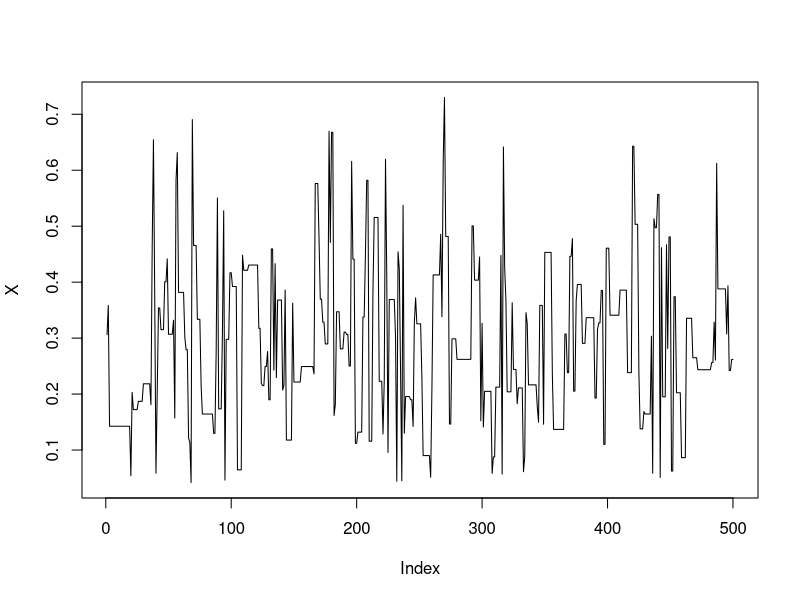
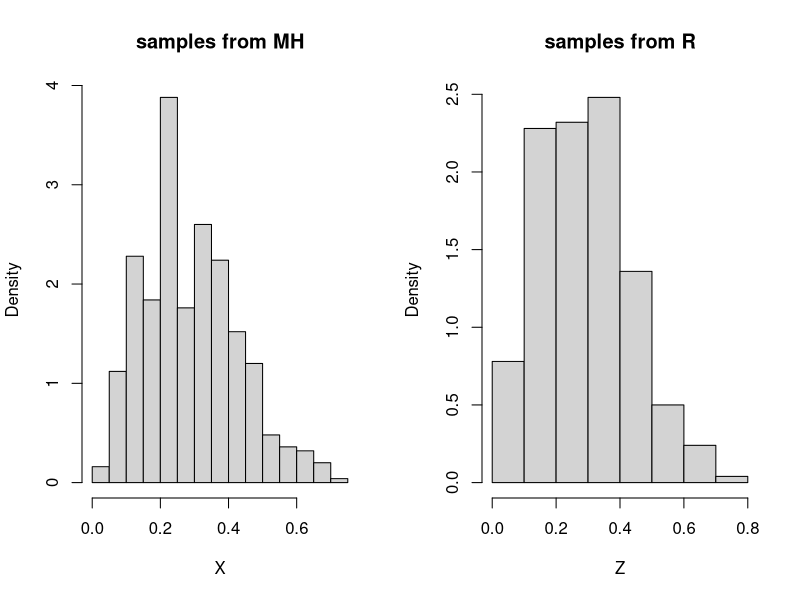
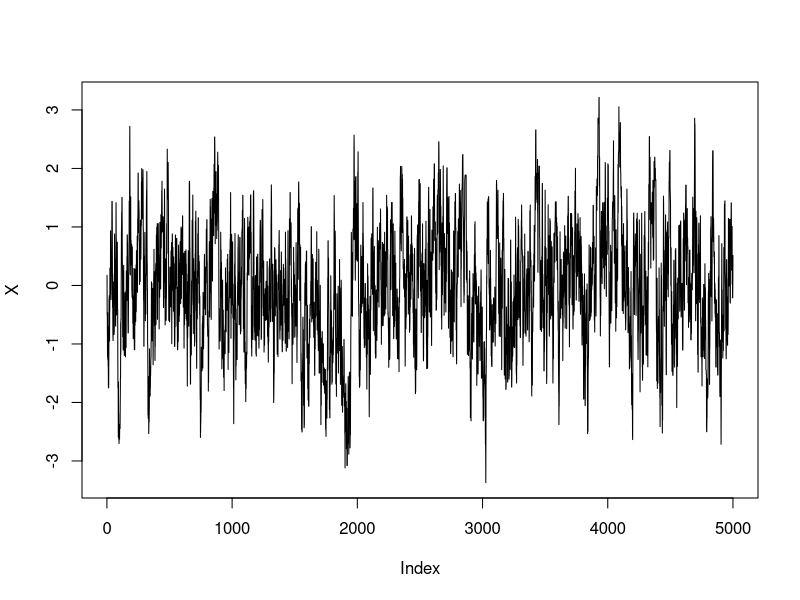
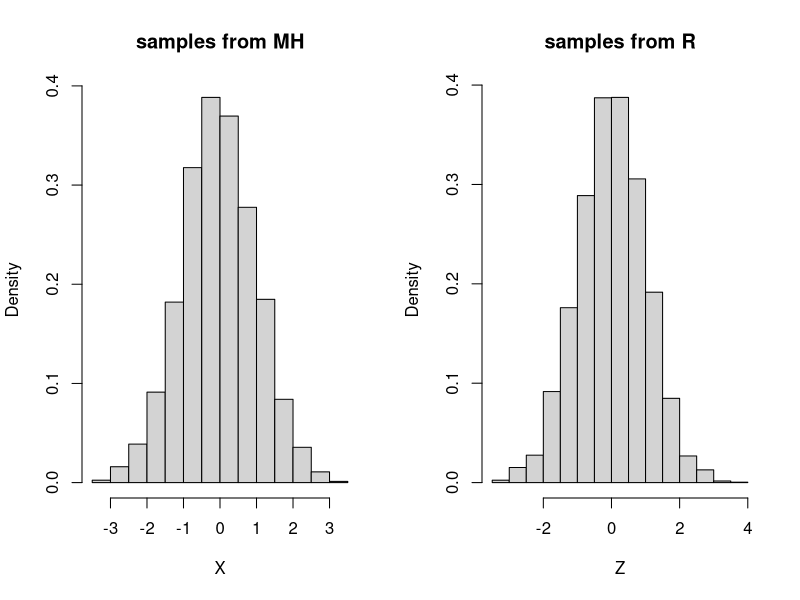
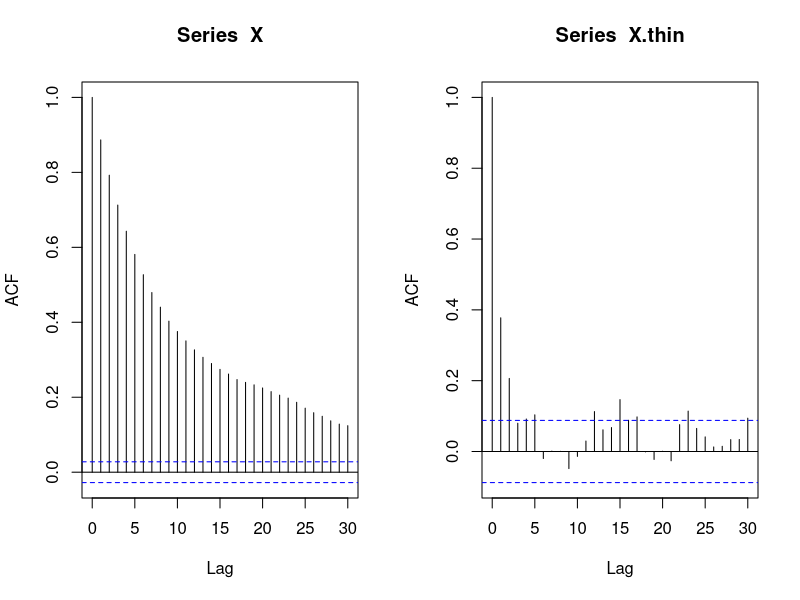
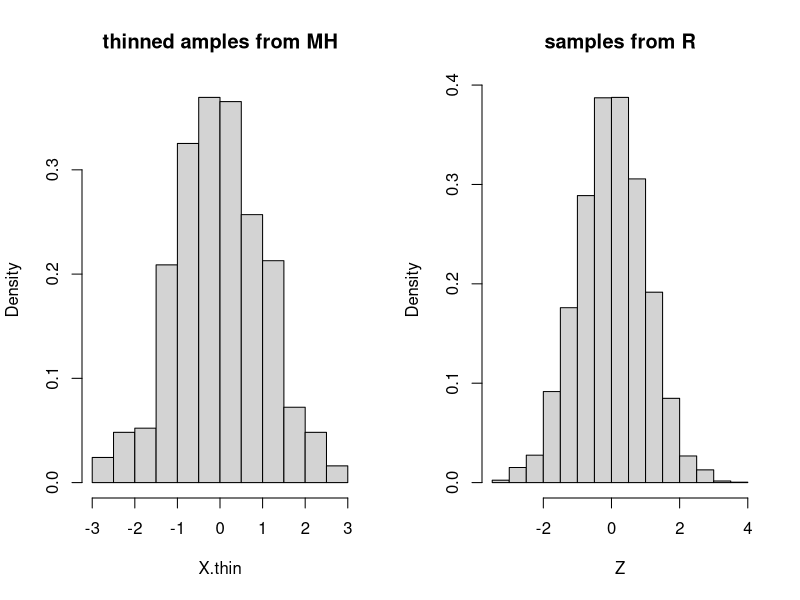
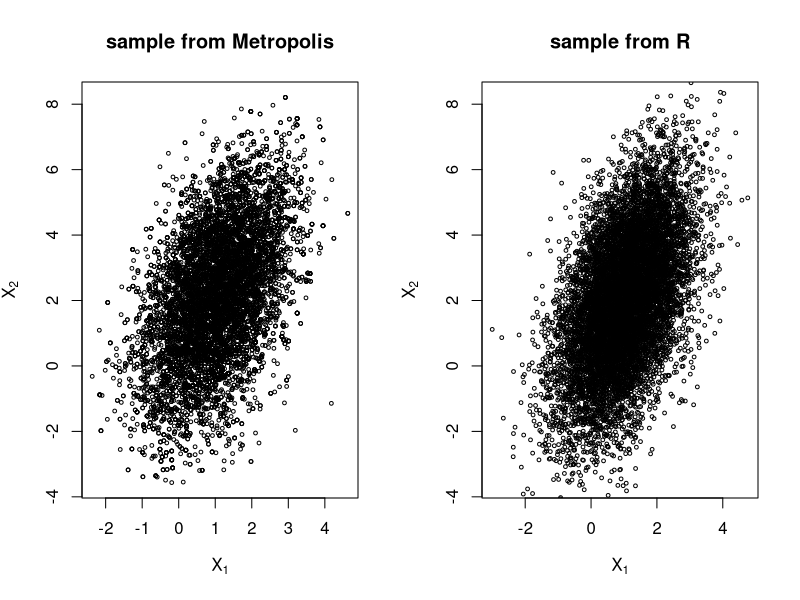
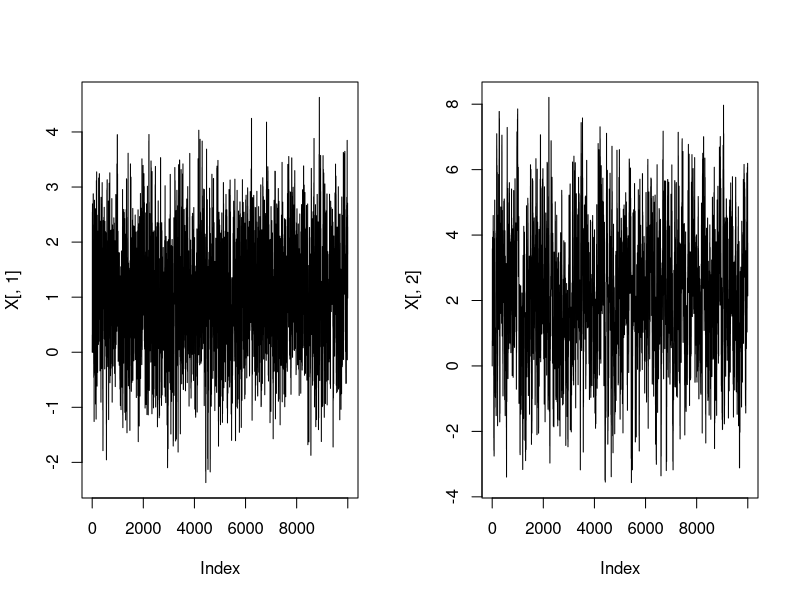

R code for these plots, in order:

#############
# Example: simulate a beta distribution (R.C. example 6.1)
#############
a=2.7; b=6.3
Nsim=500
X=rep(runif(1),Nsim) # initialize the chain
for (i in 2:Nsim){
  Y=runif(1)
  r=dbeta(Y,a,b)/dbeta(X[i-1],a,b)
  X[i]=X[i-1] + (Y-X[i-1])*(runif(1)<r)
}

par(mfrow=c(1,1)) 
plot(X,type="l") #trace plot

Z<-rbeta(Nsim,2.6,6.3)
par(mfrow=c(1,2)) #plots
hist(X,freq=F,main="samples from MH")
hist(Z,freq=F,main="samples from R")

#############
# Example: simulate a N(0,1) distribution using Metropolis (R.C. example 6.4)
############
Nsim=5000
X=rep(runif(1),Nsim) # initialize the chain
delta=1 #try 1, 10
for (i in 2:Nsim){
  e=runif(1,min=-delta,max=delta)
  Y=X[i-1]+e
  r=exp((1/2)*(X[i-1]^2-Y^2))
  X[i]=X[i-1] + (Y-X[i-1])*(runif(1)<r)
}

par(mfrow=c(1,1)) 
plot(X,type="l") #trace plot

Z<-rnorm(Nsim)
par(mfrow=c(1,2)) #plots
hist(X,freq=F,main="samples from MH")
hist(Z,freq=F,main="samples from R")

# plot auto-correlation function 
acf(X,lag.max=30)

# thinning
X.thin<-X[seq(25,Nsim,by=10)]
acf(X.thin,lag.max=30)

par(mfrow=c(1,2)) #plots
hist(X.thin,freq=F,main="thinned amples from MH")
hist(Z,freq=F,main="samples from R")

#################
# Example: simulate a bivariate normal using Metropolis (joint update)
#################
# object bivariate density function up to a multiplicative constant
p.star <- function(x, mu, Sigma){
  exp(- 0.5 * (x - mu) %*% solve(Sigma) %*% (x - mu))
}
mu <- c(1, 2)
Sigma <- c(1, 1, 1, 4)
Sigma <- matrix(Sigma, 2, 2)
Sigma
#use a bivariate-rectangular proposal distribution centered at the preceding value xi−1
#with half-extent d = 2 in the direction of the coordinate x1 and d = 2 in the direction of x2.

N <- 10000 # draws
x.current <- c(0, 0) # x_0
X<- matrix(0, N, 2) # to hold sampled values
d<-2

rbvunif <- function(mu, delta){
  u1 <- runif(1, mu[1] - d, mu[1] + d)
  u2 <- runif(1, mu[2] - d, mu[2] + d)
  c(u1, u2)
}

for (i in 1:N){
  x.proposed <- rbvunif(mu=x.current, delta=delta) # proposal
  r <- p.star(x.proposed, mu, Sigma) / p.star(x.current, mu, Sigma) 
  if (r >= 1 || runif(1) <= r) {
    X[i, ] <- x.proposed
    x.current <- x.proposed
  }
  else {
    X[i, ] <- x.current
  }
}

# compare sample statistics to parameters
colMeans(X)
cov(X)

library(MASS)
Z<-mvrnorm(n = N, mu, Sigma, tol = 1e-6, empirical = FALSE)

par(mfrow=c(1,2)) 
plot(X, main="sample from Metropolis", cex=.5, xlab=bquote(X[1]), ylab=bquote(X[2]), ylim=range(X[,2]))
plot(Z, main="sample from R", cex=.5, xlab=bquote(X[1]), ylab=bquote(X[2]), ylim=range(X[,2]))

# burn-in and/or thinning may be used as well.

par(mfrow=c(1,2)) 
plot(X[,1],type="l")
plot(X[,2],type="l") 

# ACF can be plotted for each coordinate

#################
# Example: simulate a bivariate normal using Metropolis (blockwise update)
#################
# object bivariate density function up to a multiplicative constant
p.star <- function(x, mu, Sigma){
  exp(- 0.5 * (x - mu) %*% solve(Sigma) %*% (x - mu))
}
mu <- c(1, 2)
Sigma <- c(1, 1, 1, 4)
Sigma <- matrix(Sigma, 2, 2)
#use a bivariate-rectangular proposal distribution centered at the preceding value xi−1
#with half-extent d1 = 2 in the direction of the coordinate x1 and d2 = 4 in the direction of x2.

N <- 10000 # draws
x.current <- c(0, 0) # x_0
X<- matrix(0, N, 2) # to hold sampled values
d1<-0.5
d2<-0.5

for (i in 1:N){
  #update first component x1
  x1.proposed <- x.current[1]+runif(1,min=-d1,max=d1)
  x.proposed<-c(x1.proposed,x.current[2])
  r <- p.star(x.proposed, mu, Sigma) / p.star(x.current, mu, Sigma) 
  if (r >= 1 || runif(1) <= r) {
    X[i,1] <- x1.proposed
    x.current[1]<- x1.proposed
  }
  else {
    X[i,1] <- x.current[1]
  }
  
  #update second component x2
  x2.proposed <- x.current[2]+runif(1,min=-d2,max=d2)
  x.proposed<-c(x.current[1],x2.proposed)
  r <- p.star(x.proposed, mu, Sigma) / p.star(x.current, mu, Sigma) 
  if (r >= 1 || runif(1) <= r) {
    X[i,2] <- x2.proposed
    x.current[2]<- x2.proposed
  }
  else {
    X[i,2] <- x.current[2]
  }
  
}

# compare sample statistics to parameters
colMeans(X)
cov(X)

library(MASS)
Z<-mvrnorm(n = N, mu, Sigma, tol = 1e-6, empirical = FALSE)

par(mfrow=c(1,2)) 
plot(X, main="sample from Metropolis", cex=.5, xlab=bquote(X[1]), ylab=bquote(X[2]), ylim=range(X[,2]))
plot(Z, main="sample from R", cex=.5, xlab=bquote(X[1]), ylab=bquote(X[2]), ylim=range(X[,2]))